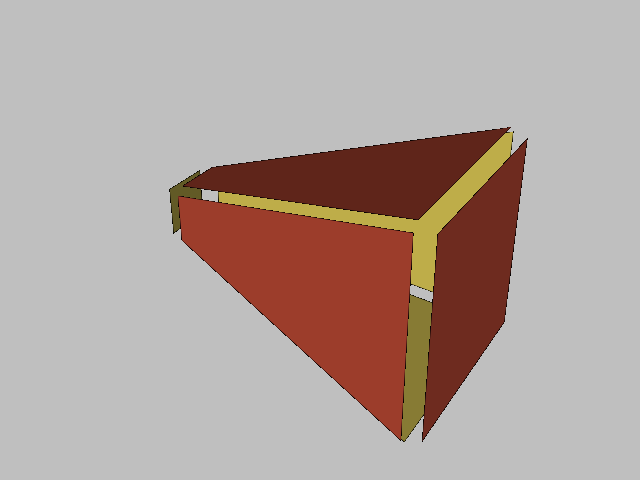

This chart was generated by the following Python code:
#!/usr/bin/env python

# Extract and display a camera frustum using vtkFrustumSource.

# Factory overrides: importing these modules registers the OpenGL rendering
# and interaction style implementations for vtkRenderingCore factory classes.
import vtkmodules.vtkInteractionStyle  # noqa: F401
import vtkmodules.vtkRenderingOpenGL2  # noqa: F401
# VTK pipeline classes used in this example
from vtkmodules.vtkCommonDataModel import vtkPlanes
from vtkmodules.vtkFiltersGeneral import vtkShrinkPolyData
from vtkmodules.vtkFiltersSources import vtkFrustumSource
from vtkmodules.vtkRenderingCore import (
    vtkActor,
    vtkCamera,
    vtkPolyDataMapper,
    vtkProperty,
    vtkRenderWindow,
    vtkRenderWindowInteractor,
    vtkRenderer,
)

# Colors (normalized RGB)
banana_rgb = (0.890, 0.812, 0.341)
tomato_rgb = (1.0, 0.388, 0.278)
silver_background_rgb = (0.75, 0.75, 0.75)

# Data: extract frustum planes from a camera
camera = vtkCamera()
camera.SetClippingRange(0.1, 0.4)
planes_array = [0] * 24
camera.GetFrustumPlanes(1.0, planes_array)

planes = vtkPlanes()
planes.SetFrustumPlanes(planes_array)

# Source: generate the frustum geometry
frustum_source = vtkFrustumSource()
frustum_source.ShowLinesOff()
frustum_source.SetPlanes(planes)

# Filter: shrink the frustum faces slightly
shrink = vtkShrinkPolyData()
shrink.SetInputConnection(frustum_source.GetOutputPort())
shrink.SetShrinkFactor(0.9)

# Mapper: map shrunk frustum to graphics primitives
mapper = vtkPolyDataMapper()
mapper.SetInputConnection(shrink.GetOutputPort())

# Actor: display with edges and backface coloring
back_property = vtkProperty()
back_property.SetColor(tomato_rgb)

actor = vtkActor()
actor.SetMapper(mapper)
actor.GetProperty().EdgeVisibilityOn()
actor.GetProperty().SetColor(banana_rgb)
actor.SetBackfaceProperty(back_property)

# Renderer: assemble the scene
renderer = vtkRenderer()
renderer.AddActor(actor)
renderer.SetBackground(silver_background_rgb)

# Window: display the rendered scene
render_window = vtkRenderWindow()
render_window.AddRenderer(renderer)
render_window.SetWindowName("frustum")
render_window.SetMultiSamples(0)
render_window.SetSize(640, 480)

# Interactor: handle mouse and keyboard events
render_window_interactor = vtkRenderWindowInteractor()
render_window_interactor.SetRenderWindow(render_window)

# Scene: configure the camera
renderer.GetActiveCamera().SetPosition(1, 0, 0)
renderer.GetActiveCamera().SetFocalPoint(0, 0, 0)
renderer.GetActiveCamera().SetViewUp(0, 1, 0)
renderer.GetActiveCamera().Azimuth(30)
renderer.GetActiveCamera().Elevation(30)
renderer.ResetCamera()

# Start: launch the interactive visualization
render_window_interactor.Initialize()
render_window_interactor.Start()
